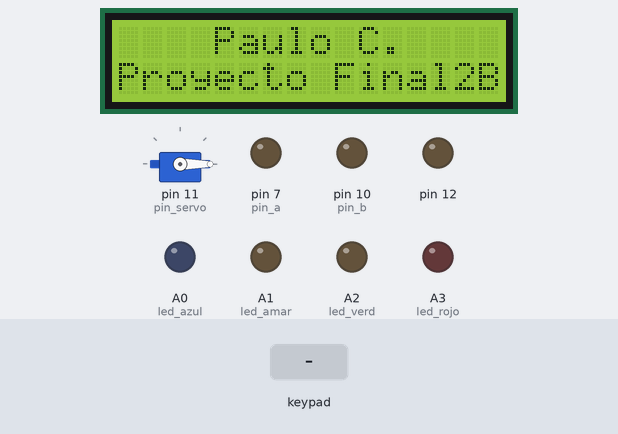
The sketch below on a simulated Arduino Uno, built with avr-gcc and run on an emulated ATmega328P. Shown: servo, 16×2 character LCD, output pins drawn as LEDs (lit = HIGH). Dashed ring = blinking. Inputs (shaded band) come from the test bench. Pins used as bus, display or sensor lines are not drawn; what the sketch prints to the serial monitor is not drawn.

Above: at 1.2 s.
1.3 s: key '3' pressed
At 1.5 s:
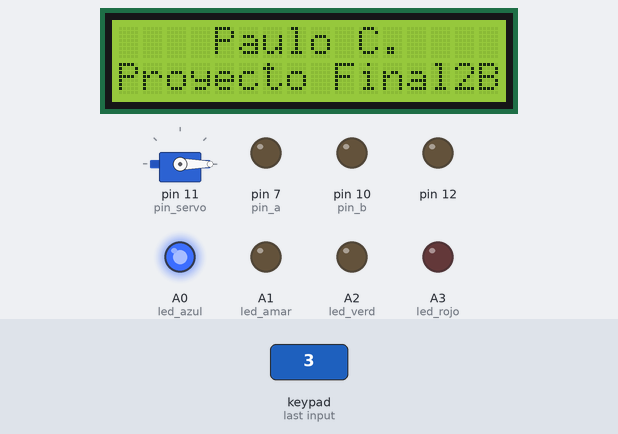
At 3.9 s:
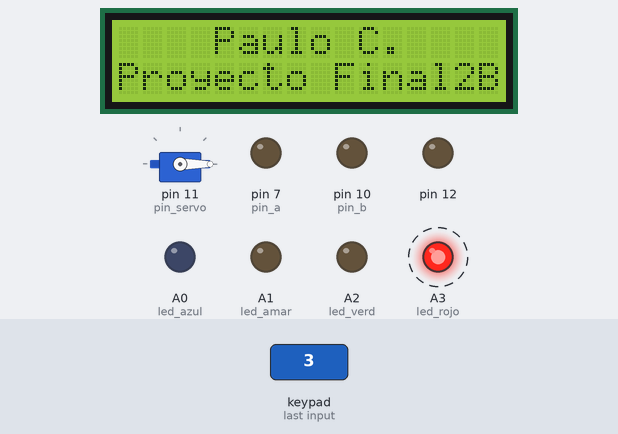
Timing chart, 0 to 9.6 s (numbered marks = the images above; inputs shaded):
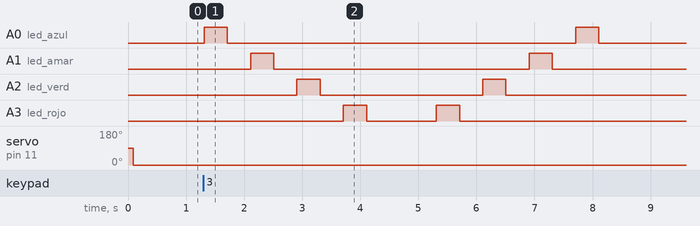

Measured:
- after the input at 1.3 s, A0 (led_azul): alternates HIGH for 0.40 s and LOW for 6.0 s, starting at once; A1 (led_amar): alternates HIGH for 0.40 s and LOW for 4.4 s, starting after 0.81 s

The sketch:

Proyecto_Final_2B.ino
```cpp
/*

   Fundacion Kinal
   Centro educativo técnico laboral Kinal
   Quinto perito
   Quinto electronica
   Codigo Tecnico: EB5AM
   Curso: Taller de electronica digital y reparacion de computadoras I
   Proyecto: Final de Bimestre 2
   Dev: Paulo Calito 2020265
   Fecha: Vie-24/05/2024

*/

//Librerias a utilizar
#include <Wire.h>
#include <LiquidCrystal_I2C.h>
#include <Servo.h>
#include <Keypad.h>


//Directivas de preprocesador para la LCD
#define direccion_lcd 0x20
#define filas 2                //Cantidad de filas que posee la pantalla LCD
#define columnas 16            //Cantidad de columnas que posee la pantalla LCD

//Directicas de proceprocesador para el teclado matricial
#define filas_teclado 4        //cantidad de filas que posee el teclado matricial.
#define columnas_teclado 4     //cantidad de columnas que posee el teclado matricial.
#define f1_teclado 9          //pin conectado a la fila 1
#define f2_teclado 8         //pin conectado a la fila 2
#define f3_teclado 13         //pin conectado a la fila 2
#define f4_teclado 6         //pin conectado a la fila 4
#define c1_teclado 5           //pin conectado a la columna 1
#define c2_teclado 4           //pin conectado a la columna 2
#define c3_teclado 3          //pin conectado a la columna 3
#define c4_teclado 2           //pin conectado a la columna 4

//Directicas de proceprocesador para el servomotor, leds y buzzer
#define pin_servo 11            //pin9 conectado al servomotor

#define led_rojo  A3            //pin conectado al led rojo
#define led_amar  A1           //pin conectado al led amarillo
#define led_verd  A2            //pin conectado al led verde
#define led_azul  A0            //pin conectado al led azul

#define pin_a 7 //pin del display a
#define pin_b 10 //pin del display f
#define pin_a 12 //pin del display g celeste

//Variables para el uso del teclado
char keys[filas_teclado][columnas_teclado] = {
  {'1','2','3','A'},
  {'4','5','6','B'},
  {'7','8','9','C'},
  {'*','0','#','D'}
};

byte pines_filas[filas_teclado] = {f1_teclado,f2_teclado,f3_teclado,f4_teclado};
byte pines_columnas[columnas_teclado] = {c1_teclado,c2_teclado,c3_teclado,c4_teclado};


//Variables para el uso del servomotor
const int lock_pos = 0;             //posicion de 0 grados para indicar que la puerta se encuentra cerrada
const int unlock_pos = 180;          //posicion de 90 grados para indicar que la puerta se encuentra abierta


//variables auxiliares
byte pos_lcd = 0;      //posición del cursor


//Constructor
LiquidCrystal_I2C lcdK(direccion_lcd, columnas, filas);   //LCD con direccion 0x20 y tamanio 16x2
Servo ServoK;                                             //Servomotor controlado por medio del PWM en el pin9
Keypad tecladoK = Keypad( makeKeymap(keys), pines_filas, pines_columnas, filas_teclado,columnas_teclado);   //teclado matricial 4x4 conectado al arduino por diversos pines


//Funciones
//Funcion utiliza para configurar pines de entrada y salida
void config_outputs(void);

//Funcion que realiza las configuraciones de la interfaz hombre - maquina
void config_HMI(void);

int contador = 0 ;
int pines[] = {A0, A1, A2, A3};


void setup()
{
  Serial.begin(9600);             //Inicio la comunicacion serial
  Serial.println("Practica Final");   //Envio el mensaje al monitor serie
  config_outputs();               //Realizo las configuraciones de los pines de salida
  config_HMI();                   //configuro e inicializo la pantalla LCD y el servomotor
  ServoK.write(0);
  pinMode(7, OUTPUT);
  pinMode(10, OUTPUT);
  pinMode(12, OUTPUT);

  for (int p = 0; p < 9; p++) {
  pinMode(pines[p], OUTPUT);}

}

void loop()
{
  //Obtengo el valor de la tecla presionada
  char key= tecladoK.getKey();

  if (key == '1') {
     Serial.println("Contador de 0 a 99");

      for(int num = 0; num<=99; num++){
    contador = 300;

    Serial.println(num);
    delay(contador);
    } // ofr
    Serial.println("Conteo Finalizado");

  } // if

  else if (key == '2') {
    Serial.println("Contador de 99 a 0");

    for(int num = 99; num>=0; num--){
    contador = 300;

    Serial.println(num);
    delay(contador);

    } //for
    Serial.println("Conteo Finalizado");

  }  // if

  else if (key == '3') {

    Serial.println("Secuencia del Auto Fantastico");
    for (int p = 0; p<4 ; p++){
    digitalWrite(pines[p], HIGH);
    delay(400);
    digitalWrite(pines[p], LOW);
    delay(400);}

    for (int p = 4; p>=0 ; p--){
    digitalWrite(pines[p], HIGH);
    delay(400);
    digitalWrite(pines[p], LOW);
    delay(400);}

        Serial.println("Secuencia Terminada");


  } // if

    else if (key == '4') {
    Serial.println("Animacion del Display");

    digitalWrite(7, HIGH);  // a
    delay(500);
    digitalWrite(7, LOW);  // a

    digitalWrite(10, HIGH);  // f
    delay(500);
    digitalWrite(10, LOW);  // f

    digitalWrite(12, HIGH);  // g
    delay(500);
    digitalWrite(12, LOW);  // g

          Serial.println("Animacion terminada");

      }

    else if (key == '5') {
        Serial.println("Movimiento del Servo");
        ServoK.write(180);
        delay(2000);
        ServoK.write(0);
        Serial.println("Movimiento Realizado");
      }
}


void config_outputs(void)


{
  pinMode(pin_servo, OUTPUT);
  pinMode(led_amar, OUTPUT);
  pinMode(led_rojo, OUTPUT);
  pinMode(led_verd, OUTPUT);
  pinMode(led_azul, OUTPUT);
}

void config_HMI(void)
{
  ServoK.attach(pin_servo);
  lcdK.init();
  lcdK.backlight();
  lcdK.setCursor(4,0);
  lcdK.print("Paulo C.");
  lcdK.setCursor(0,1);
  lcdK.print("Proyecto Final2B");
}
```
